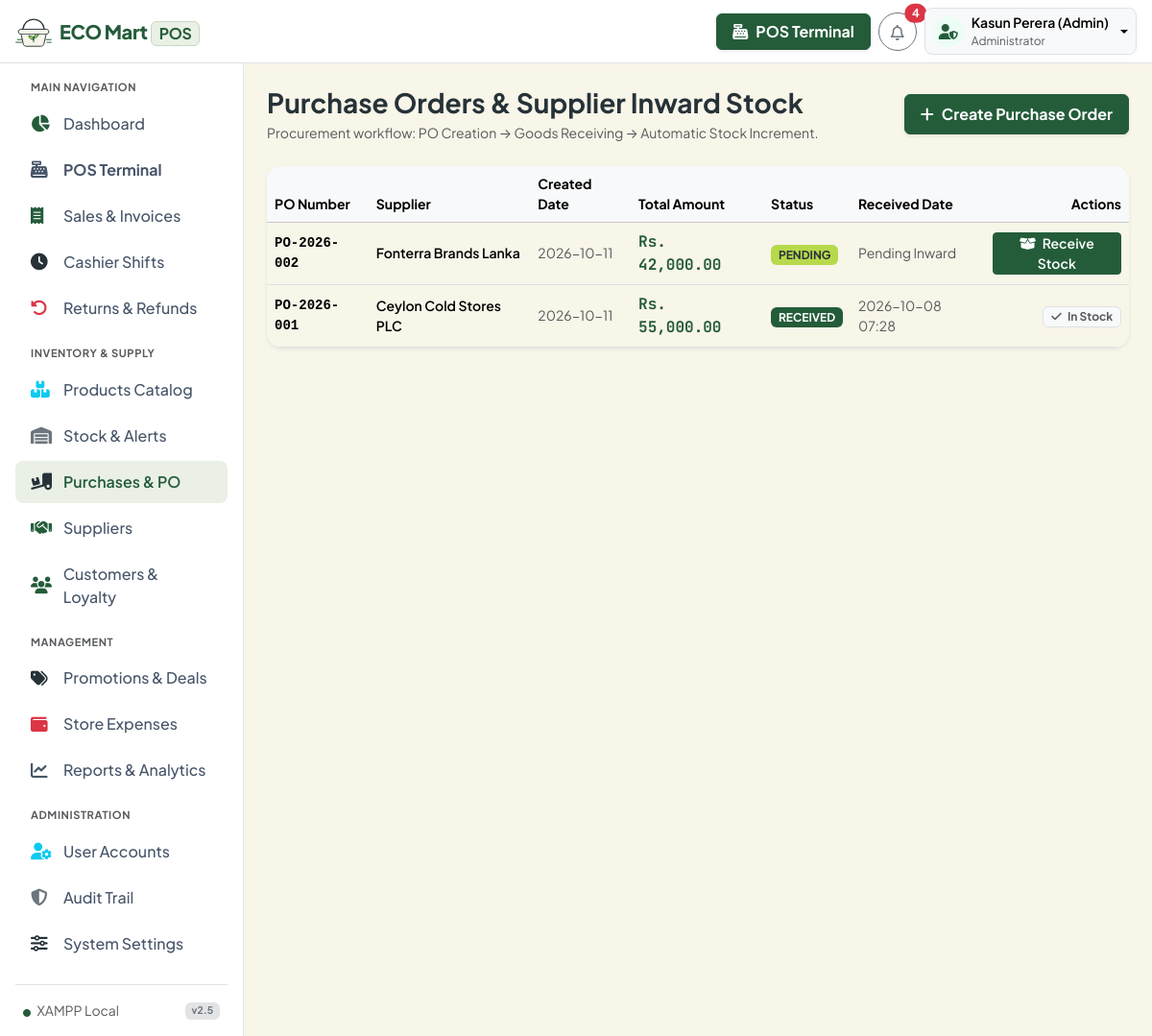
/purchases/index.php (signed in), run on the app's committed database.
### tables this page shows
CREATE TABLE `purchases` (
  `id` int(11) NOT NULL AUTO_INCREMENT,
  `po_number` varchar(50) NOT NULL,
  `supplier_id` int(11) NOT NULL,
  `user_id` int(11) NOT NULL,
  `total_amount` decimal(12,2) NOT NULL DEFAULT 0.00,
  `status` enum('pending','received','cancelled') DEFAULT 'pending',
  `received_at` datetime DEFAULT NULL,
  `notes` text DEFAULT NULL,
  `created_at` timestamp DEFAULT CURRENT_TIMESTAMP,
  PRIMARY KEY (`id`),
  UNIQUE KEY `po_unique` (`po_number`),
  KEY `supplier_id` (`supplier_id`),
  CONSTRAINT `fk_purchases_supplier` FOREIGN KEY (`supplier_id`) REFERENCES `suppliers` (`id`)
);

CREATE TABLE `suppliers` (
  `id` int(11) NOT NULL AUTO_INCREMENT,
  `company_name` varchar(150) NOT NULL,
  `contact_person` varchar(100) NOT NULL,
  `email` varchar(100) DEFAULT NULL,
  `phone` varchar(30) NOT NULL,
  `address` text DEFAULT NULL,
  `outstanding_balance` decimal(12,2) DEFAULT 0.00,
  `status` enum('active','inactive') DEFAULT 'active',
  `created_at` timestamp DEFAULT CURRENT_TIMESTAMP,
  PRIMARY KEY (`id`)
);

### config/database.php (called while the page is built, shortened)
<?php
function formatCurrency(float $amount): string {
    return 'Rs. ' . number_format($amount, 2);
}

### purchases/index.php (the view, shortened to what this page needs)
<?php
require_once __DIR__ . '/../includes/header.php';
require_once __DIR__ . '/../includes/navbar.php';
$db = Database::getConnection();
$purchases = $db->query("SELECT p.*, s.company_name as supplier_name, u.name as created_by
    FROM purchases p
    JOIN suppliers s ON p.supplier_id = s.id
    LEFT JOIN users u ON p.user_id = u.id
    ORDER BY p.id DESC")->fetchAll();
?>
<div class="d-flex">
    <?php require_once __DIR__ . '/../includes/sidebar.php'; ?>
    <div class="flex-grow-1 p-4" style="background: #f8fafc; min-height: calc(100vh - 65px);">
        <div class="d-flex flex-wrap justify-content-between align-items-center mb-4 gap-3">
            <div>
                <h3 class="fw-bold text-dark mb-1">Purchase Orders & Supplier Inward Stock</h3>
                <p class="text-muted small m-0">Procurement workflow: PO Creation &rarr; Goods Receiving &rarr; Automatic Stock Increment.</p>
            </div>
            <a href="<?= BASE_URL ?>purchases/create.php" class="btn btn-success fw-bold px-3 py-2 shadow-sm d-flex align-items-center gap-2">
                <i class="fa-solid fa-plus"></i> Create Purchase Order
            </a>
        </div>
        <div class="card border-0 shadow-sm rounded-4 bg-white overflow-hidden">
            <div class="table-responsive">
                <table class="table table-hover align-middle mb-0">
                    <thead class="table-light small text-muted">
                        <tr>
                            <th>PO Number</th>
                            <th>Supplier</th>
                            <th>Created Date</th>
                            <th>Total Amount</th>
                            <th>Status</th>
                            <th>Received Date</th>
                            <th class="text-end">Actions</th>
                        </tr>
                    </thead>
                    <tbody>
                        <?php if (empty($purchases)): ?>
                            <tr><td colspan="7" class="text-center py-5 text-muted">No purchase orders found.</td></tr>
                        <?php else: ?>
                            <?php foreach ($purchases as $po): ?>
                                <tr>
                                    <td class="fw-bold font-monospace small"><?= htmlspecialchars($po['po_number']) ?></td>
                                    <td class="fw-semibold small"><?= htmlspecialchars($po['supplier_name']) ?></td>
                                    <td class="small text-muted"><?= date('Y-m-d', strtotime($po['created_at'])) ?></td>
                                    <td class="fw-bold currency-font text-primary"><?= formatCurrency((float)$po['total_amount']) ?></td>
                                    <td>
                                        <span class="badge <?= $po['status'] === 'received' ? 'bg-success' : ($po['status'] === 'pending' ? 'bg-warning text-dark' : 'bg-secondary') ?>">
                                            <?= strtoupper($po['status']) ?>
                                        </span>
                                    </td>
                                    <td class="small text-muted"><?= $po['received_at'] ? date('Y-m-d H:i', strtotime($po['received_at'])) : 'Pending Inward' ?></td>
                                    <td class="text-end">
                                        <?php if ($po['status'] === 'pending'): ?>
                                            <a href="<?= BASE_URL ?>purchases/receive.php?id=<?= $po['id'] ?>" class="btn btn-sm btn-success py-0 px-2 fw-semibold" onclick="return confirm('Confirm receiving this delivery? Inventory will be automatically increased.')">
                                                <i class="fa-solid fa-box-open me-1"></i> Receive Stock
                                            </a>
                                        <?php else: ?>
                                            <span class="badge bg-light text-muted border"><i class="fa-solid fa-check me-1"></i> In Stock</span>
                                        <?php endif; ?>
                                    </td>
                                </tr>
                            <?php endforeach; ?>
                        <?php endif; ?>
                    </tbody>
                </table>
            </div>
        </div>
    </div>
</div>
<?php require_once __DIR__ . '/../includes/footer.php'; ?>

### includes/header.php (style rules this page uses)
:root { --eco-primary: #245C3A; --eco-cream: #F8F5E9; --eco-accent: #B7D94C; --eco-text: #263238; --primary-emerald: var(--eco-primary); --primary-emerald-dark: #19452B; --primary-emerald-light: #EAF0E5; --pos-bg: var(--eco-cream); --bs-success: var(--eco-primary); --bs-success-rgb: 36, 92, 58; --bs-primary: var(--eco-primary); --bs-primary-rgb: 36, 92, 58; --bs-warning: var(--eco-accent); --bs-warning-rgb: 183, 217, 76; --bs-body-color: var(--eco-text); --bs-body-bg: var(--eco-cream); --bs-link-color: var(--eco-primary); --bs-link-hover-color: #19452B; --font-main: 'Plus Jakarta Sans', system-ui, -apple-system, sans-serif; --font-mono: 'JetBrains Mono', monospace; }
body { font-family: var(--font-main); background-color: var(--eco-cream); color: var(--eco-text); }
[style*="#f8fafc"], [style*="#f1f5f9"] { background-color: var(--eco-cream) !important; }
.text-dark { color: var(--eco-text) !important; }
.btn-success, .bg-success, .badge-pos { background-color: var(--eco-primary) !important; border-color: var(--eco-primary) !important; }
.btn-warning, .bg-warning { background-color: var(--eco-accent) !important; border-color: var(--eco-accent) !important; color: var(--eco-text) !important; }
.currency-font { font-family: var(--font-mono); font-weight: 700; }

### data on the page
purchases: po_number "PO-2026-002", supplier.company_name "Fonterra Brands Lanka", created_at "2026-10-11", total_amount "Rs. 42,000.00", status "PENDING", shows "Pending Inward"
purchases: po_number "PO-2026-001", supplier.company_name "Ceylon Cold Stores PLC", created_at "2026-10-11", total_amount "Rs. 55,000.00", status "RECEIVED", received_at "2026-10-08 07:28", shows "In Stock"

### other printed values
$unreadNotifs "4"
$currentUser "Kasun Perera (Admin)"
$currentRole "Administrator"
